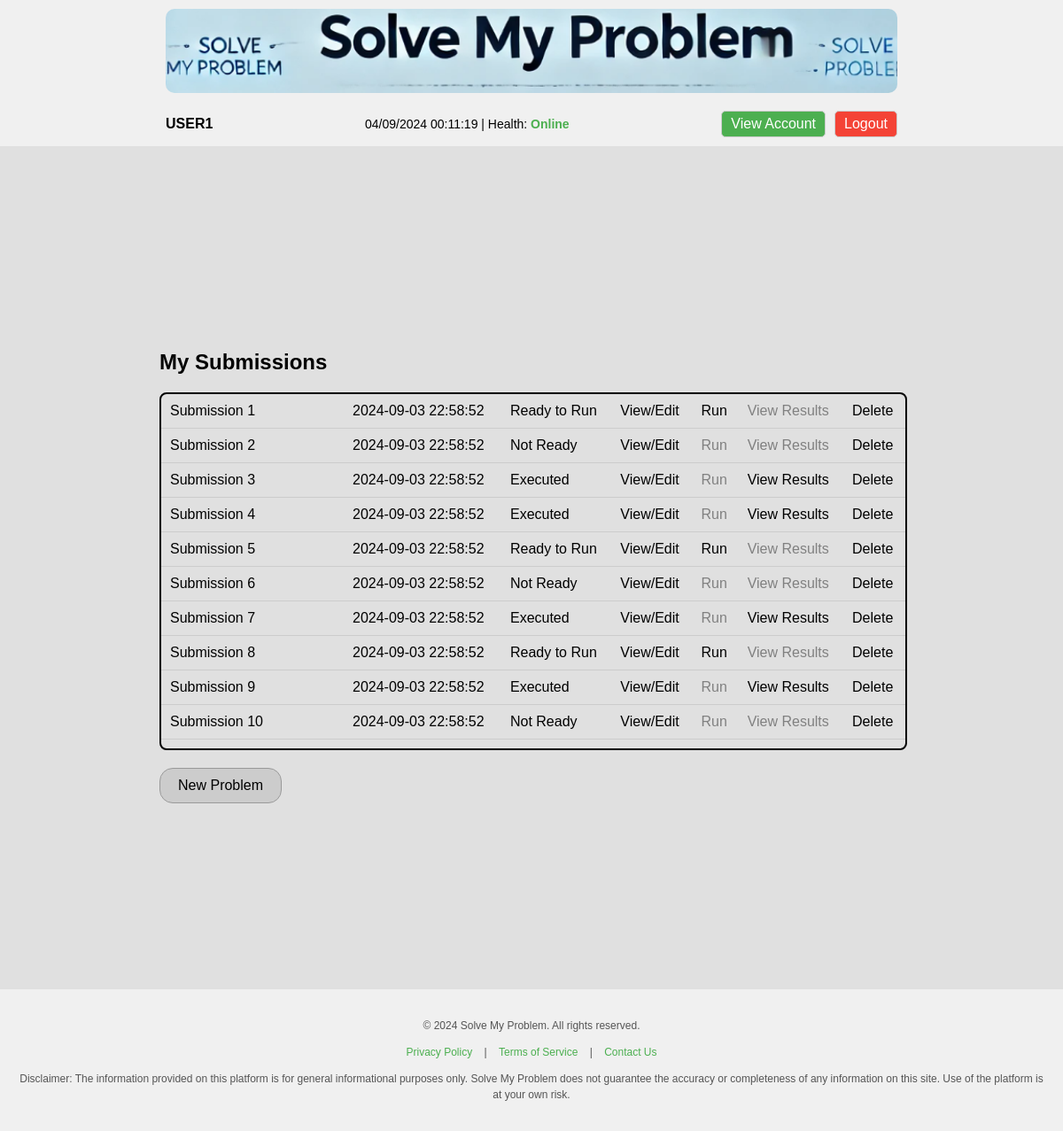
/dashboard (signed in), run on the app's committed database.
### tables this page shows
CREATE TABLE users (
    id INTEGER PRIMARY KEY AUTOINCREMENT,
    username TEXT NOT NULL,
    password TEXT NOT NULL,
    is_admin BOOLEAN NOT NULL CHECK (is_admin IN (0, 1)) DEFAULT 0
);

CREATE TABLE problems (
    id INTEGER PRIMARY KEY AUTOINCREMENT,
    user_id INTEGER NOT NULL,
    title TEXT NOT NULL,
    description TEXT,
    objective_function TEXT NOT NULL,
    constraints TEXT NOT NULL,
    problem_type TEXT NOT NULL DEFAULT 'LP',
    created_at TIMESTAMP DEFAULT CURRENT_TIMESTAMP,
    status TEXT DEFAULT 'Not Ready',
    result TEXT,
    FOREIGN KEY (user_id) REFERENCES users(id) ON DELETE CASCADE
);

### main.py (the view)
@app.route('/dashboard')
@login_required
def dashboard():
    conn = get_db_connection()
    submissions = conn.execute('SELECT * FROM problems WHERE user_id = ?', (current_user.id,)).fetchall()
    conn.close()
    return render_template('dashboard.html', username=current_user.username, submissions=submissions)

### main.py (called while the page is built)
def get_db_connection():
    conn = sqlite3.connect('/app/db/saastest.db')
    conn.row_factory = sqlite3.Row
    return conn

@login_manager.user_loader
def load_user(user_id):
    conn = get_db_connection()
    user = conn.execute('SELECT * FROM users WHERE id = ?', (user_id,)).fetchone()
    conn.close()
    if user:
        return User(id=user['id'], username=user['username'], password=user['password'], is_admin=user['is_admin'])
    return None

### templates/dashboard.html (shortened to what this page needs)
{% extends "base.html" %}
{% block page_label %}{{ username }}{% endblock %}
{% block content %}
<div class="dashboard-container">
    <h2>My Submissions</h2>
    <div class="submissions-list">
        <table>
            <tbody>
                {% if submissions %}
                    {% for submission in submissions %}
                    <tr>
                        <td><a href="{{ url_for('view_submission', submission_id=submission.id) }}">{{ submission.title }}</a></td>
                        <td>{{ submission.created_at }}</td>
                        <td>{{ submission.status }}</td>
                        <td><a href="{{ url_for('view_submission', submission_id=submission.id) }}">View/Edit</a></td>
                        <td>
                            {% if submission.status == 'Ready to Run' %}
                                <a href="{{ url_for('run_submission', submission_id=submission.id) }}">Run</a>
                            {% else %}
                                <span class="disabled">Run</span>
                            {% endif %}
                        </td>
                        <td>
                            {% if submission.status == 'Executed' %}
                                <a href="{{ url_for('view_results', submission_id=submission.id) }}">View Results</a>
                            {% else %}
                                <span class="disabled">View Results</span>
                            {% endif %}
                        </td>
                        <td>
                            <a href="{{ url_for('delete_submission', submission_id=submission.id) }}" onclick="return confirm('Are you sure you want to delete this submission?')">Delete</a>
                        </td>
                    </tr>
                    {% endfor %}
                {% else %}
                    <tr>
                        <td colspan="4" class="no-submissions">No submissions available</td>
                    </tr>
                {% endif %}
            </tbody>
        </table>
    </div>
    <div class="new-problem-button">
        <a href="{{ url_for('select_model') }}">New Problem</a>
    </div>
</div>
{% endblock %}

### templates/base.html (shortened to what this page needs)
<!DOCTYPE html>
<html lang="en">
<head>
</head>
<body>
<header>
    <div class="photo">
        <img src="{{ url_for('static', filename='images/solve_my_problem_banner.png') }}" alt="Solve My Problem Banner" onclick="bannerClick()">
    </div>
    <div class="sub-header">
        <div class="page-label">{% block page_label %}LOGIN{% endblock %}</div>
        <div class="system-info">
            <span id="current-time"></span> | Health: <span class="online-status">Online</span>
        </div>
        <div class="user-actions">
            {% if current_user.is_authenticated %}
            <a href="{{ url_for('view_account') }}">View Account</a>
            <a href="{{ url_for('logout') }}" class="logout">Logout</a>
            {% endif %}
        </div>
    </div>
</header>
<main>
    {% block content %}{% endblock %}
</main>
<footer>
    <p>&copy; 2024 Solve My Problem. All rights reserved.</p>
    <p>
        <a href="#">Privacy Policy</a> |
        <a href="#">Terms of Service</a> |
        <a href="#">Contact Us</a>
    </p>
    <p>Disclaimer: The information provided on this platform is for general informational purposes only. Solve My Problem does not guarantee the accuracy or completeness of any information on this site. Use of the platform is at your own risk.</p>
</footer>
</body>
</html>

### templates/base.html (style rules this page uses)
body { font-family: Arial, sans-serif; margin: 0; padding: 0; display: flex; flex-direction: column; height: 100vh; }
header { background-color: #f0f0f0; padding: 10px; display: flex; flex-direction: column; align-items: center; }
.sub-header { width: 70%; display: flex; justify-content: space-between; align-items: center; }
.sub-header .page-label { font-size: 16px; font-weight: bold; text-transform: uppercase; }
.sub-header .system-info { font-size: 14px; text-align: right; }
.sub-header .system-info .online-status { color: #4CAF50; font-weight: bold; }
.sub-header .user-actions { display: flex; gap: 10px; }
.sub-header .user-actions a { padding: 5px 10px; border: 1px solid #ccc; border-radius: 5px; background-color: #4CAF50; color: white; text-decoration: none; cursor: pointer; }
.sub-header .user-actions a.logout { background-color: #f44336; }
main { flex-grow: 1; display: flex; flex-direction: column; justify-content: center; align-items: center; background-color: #e0e0e0; }
.photo { width: 70%; height: auto; margin-bottom: 20px; display: flex; justify-content: center; align-items: center; }
.photo img { width: 100%; height: auto; border-radius: 10px; cursor: pointer; }
footer { background-color: #f0f0f0; padding: 20px; text-align: center; font-size: 12px; color: #555; line-height: 1.5; }
footer a { color: #4CAF50; text-decoration: none; margin: 0 10px; }

### templates/dashboard.html (style rules this page uses)
.dashboard-container { width: 70%; margin: 0 auto; padding: 20px 0; }
h2 { margin: 20px 0; }
.submissions-list { border: 2px solid black; border-radius: 8px; width: 100%; height: 400px; overflow-y: auto; }
table { width: 100%; height: 100%; border-collapse: collapse; }
table td { padding: 10px; text-align: left; border-bottom: 1px solid #ccc; }
.submissions-list a { color: black; text-decoration: none; }
.disabled { color: grey; cursor: not-allowed; }
.new-problem-button { margin-top: 20px; text-align: left; }
.new-problem-button a { display: inline-block; padding: 10px 20px; background-color: #ccc; color: black; border-radius: 15px; text-decoration: none; border: 1px solid #999; }

### data on the page
users: username "USER1"
problems: title "Submission 1", created_at "2024-09-03 22:58:52", status "Ready to Run", shows "View Results"
problems: title "Submission 2", created_at "2024-09-03 22:58:52", status "Not Ready", shows "Run", shows "View Results"
problems: title "Submission 3", created_at "2024-09-03 22:58:52", status "Executed", shows "Run"
problems: title "Submission 4", created_at "2024-09-03 22:58:52", status "Executed", shows "Run"
problems: title "Submission 5", created_at "2024-09-03 22:58:52", status "Ready to Run", shows "View Results"
problems: title "Submission 6", created_at "2024-09-03 22:58:52", status "Not Ready", shows "Run", shows "View Results"
problems: title "Submission 7", created_at "2024-09-03 22:58:52", status "Executed", shows "Run"
problems: title "Submission 8", created_at "2024-09-03 22:58:52", status "Ready to Run", shows "View Results"
problems: title "Submission 9", created_at "2024-09-03 22:58:52", status "Executed", shows "Run"
problems: title "Submission 10", created_at "2024-09-03 22:58:52", status "Not Ready", shows "Run", shows "View Results"
